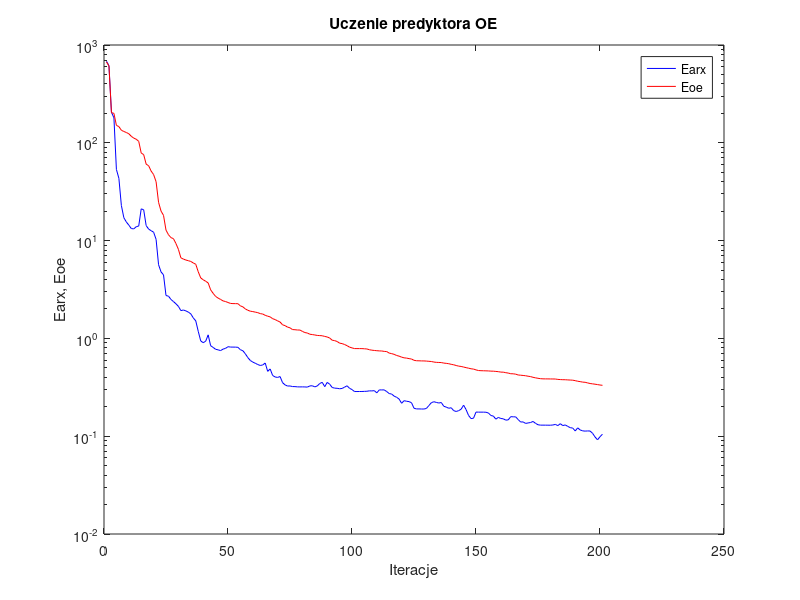
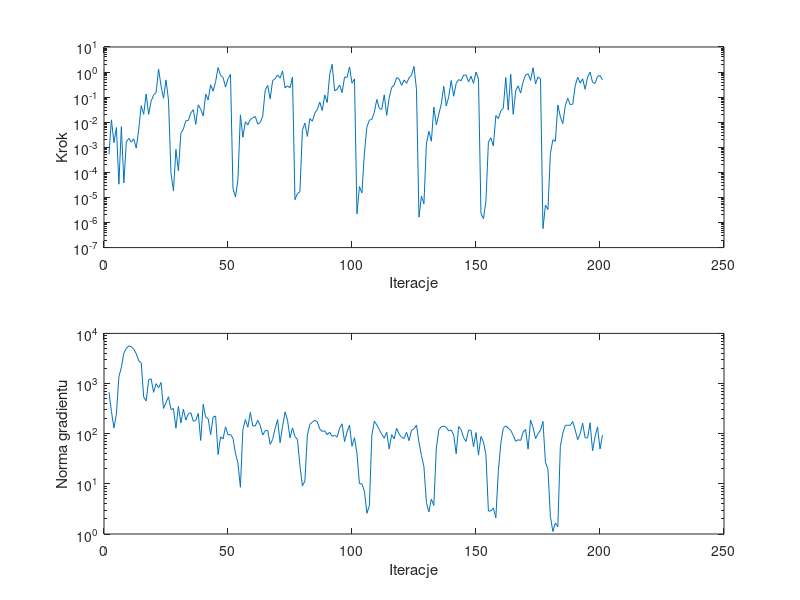

The MATLAB source for these figures, in order:
%uczenie predyktora oe
clear all;
n=0; farx(n+1)=6.825394e+002; foe(n+1)=6.721739e+002; wspucz(n+1)=0.000000e+000; ng(n+1)=0.000000e+000;
%odnowa zmiennej metryki
n=1; farx(n+1)=6.154323e+002; foe(n+1)=6.086709e+002; krok(n+1)=5.265079e-004; ng(n+1)=6.741736e+002;
n=2; farx(n+1)=2.056280e+002; foe(n+1)=2.031075e+002; krok(n+1)=1.238677e-002; ng(n+1)=2.768619e+002;
n=3; farx(n+1)=1.800603e+002; foe(n+1)=2.001166e+002; krok(n+1)=1.524981e-003; ng(n+1)=1.299993e+002;
n=4; farx(n+1)=5.343008e+001; foe(n+1)=1.507518e+002; krok(n+1)=6.130766e-003; ng(n+1)=2.482099e+002;
n=5; farx(n+1)=4.332933e+001; foe(n+1)=1.464901e+002; krok(n+1)=3.369455e-005; ng(n+1)=1.361393e+003;
n=6; farx(n+1)=2.288669e+001; foe(n+1)=1.343468e+002; krok(n+1)=6.681129e-003; ng(n+1)=2.112181e+003;
n=7; farx(n+1)=1.714702e+001; foe(n+1)=1.305748e+002; krok(n+1)=3.808337e-005; ng(n+1)=4.044922e+003;
n=8; farx(n+1)=1.551582e+001; foe(n+1)=1.274697e+002; krok(n+1)=1.636169e-003; ng(n+1)=5.023097e+003;
n=9; farx(n+1)=1.440293e+001; foe(n+1)=1.238122e+002; krok(n+1)=2.269576e-003; ng(n+1)=5.620356e+003;
n=10; farx(n+1)=1.328770e+001; foe(n+1)=1.165590e+002; krok(n+1)=1.617125e-003; ng(n+1)=5.424748e+003;
n=11; farx(n+1)=1.317434e+001; foe(n+1)=1.116510e+002; krok(n+1)=2.173143e-003; ng(n+1)=4.852934e+003;
n=12; farx(n+1)=1.387574e+001; foe(n+1)=1.087532e+002; krok(n+1)=9.261564e-004; ng(n+1)=3.950151e+003;
n=13; farx(n+1)=1.408428e+001; foe(n+1)=1.034882e+002; krok(n+1)=5.173682e-003; ng(n+1)=2.849121e+003;
n=14; farx(n+1)=2.111795e+001; foe(n+1)=7.872763e+001; krok(n+1)=4.524124e-002; ng(n+1)=2.591169e+003;
n=15; farx(n+1)=2.066133e+001; foe(n+1)=7.566192e+001; krok(n+1)=2.054980e-002; ng(n+1)=5.367614e+002;
n=16; farx(n+1)=1.423437e+001; foe(n+1)=6.048413e+001; krok(n+1)=1.331896e-001; ng(n+1)=4.504375e+002;
n=17; farx(n+1)=1.311357e+001; foe(n+1)=5.828043e+001; krok(n+1)=2.047906e-002; ng(n+1)=1.183652e+003;
n=18; farx(n+1)=1.262318e+001; foe(n+1)=5.140673e+001; krok(n+1)=6.826594e-002; ng(n+1)=1.242613e+003;
n=19; farx(n+1)=1.219365e+001; foe(n+1)=4.735109e+001; krok(n+1)=1.204927e-001; ng(n+1)=6.680588e+002;
n=20; farx(n+1)=1.030733e+001; foe(n+1)=4.003745e+001; krok(n+1)=1.506669e-001; ng(n+1)=9.948445e+002;
n=21; farx(n+1)=5.668534e+000; foe(n+1)=2.461097e+001; krok(n+1)=1.324162e+000; ng(n+1)=8.242419e+002;
n=22; farx(n+1)=4.785534e+000; foe(n+1)=2.003780e+001; krok(n+1)=2.798246e-001; ng(n+1)=1.051109e+003;
n=23; farx(n+1)=4.462095e+000; foe(n+1)=1.811310e+001; krok(n+1)=9.016018e-002; ng(n+1)=3.181843e+002;
n=24; farx(n+1)=2.743175e+000; foe(n+1)=1.278733e+001; krok(n+1)=4.863560e-001; ng(n+1)=4.197819e+002;
n=25; farx(n+1)=2.703891e+000; foe(n+1)=1.148571e+001; krok(n+1)=7.618367e-002; ng(n+1)=5.453473e+002;
%odnowa zmiennej metryki
n=26; farx(n+1)=2.502044e+000; foe(n+1)=1.072390e+001; krok(n+1)=9.339144e-005; ng(n+1)=3.039733e+002;
n=27; farx(n+1)=2.380901e+000; foe(n+1)=1.047308e+001; krok(n+1)=1.837798e-005; ng(n+1)=3.175059e+002;
n=28; farx(n+1)=2.260462e+000; foe(n+1)=9.340714e+000; krok(n+1)=8.220641e-004; ng(n+1)=1.290745e+002;
n=29; farx(n+1)=2.126722e+000; foe(n+1)=8.142594e+000; krok(n+1)=1.156138e-004; ng(n+1)=3.486452e+002;
n=30; farx(n+1)=1.923688e+000; foe(n+1)=6.666849e+000; krok(n+1)=3.595838e-003; ng(n+1)=1.638953e+002;
n=31; farx(n+1)=1.951266e+000; foe(n+1)=6.476432e+000; krok(n+1)=5.346341e-003; ng(n+1)=3.066732e+002;
n=32; farx(n+1)=1.912135e+000; foe(n+1)=6.328021e+000; krok(n+1)=1.142218e-002; ng(n+1)=1.863623e+002;
n=33; farx(n+1)=1.857781e+000; foe(n+1)=6.234014e+000; krok(n+1)=1.178924e-002; ng(n+1)=2.495654e+002;
n=34; farx(n+1)=1.781520e+000; foe(n+1)=6.119076e+000; krok(n+1)=2.339865e-002; ng(n+1)=2.626390e+002;
n=35; farx(n+1)=1.620711e+000; foe(n+1)=5.910898e+000; krok(n+1)=3.144138e-002; ng(n+1)=1.772754e+002;
n=36; farx(n+1)=1.511228e+000; foe(n+1)=5.727574e+000; krok(n+1)=8.202462e-003; ng(n+1)=1.831777e+002;
n=37; farx(n+1)=1.181494e+000; foe(n+1)=4.802004e+000; krok(n+1)=4.953895e-002; ng(n+1)=2.542628e+002;
n=38; farx(n+1)=9.421289e-001; foe(n+1)=4.152773e+000; krok(n+1)=3.262119e-002; ng(n+1)=7.334955e+001;
n=39; farx(n+1)=9.041655e-001; foe(n+1)=3.976801e+000; krok(n+1)=1.803262e-002; ng(n+1)=3.850805e+002;
n=40; farx(n+1)=9.357213e-001; foe(n+1)=3.840775e+000; krok(n+1)=1.310933e-001; ng(n+1)=2.146619e+002;
n=41; farx(n+1)=1.087319e+000; foe(n+1)=3.691508e+000; krok(n+1)=7.786028e-002; ng(n+1)=1.985453e+002;
n=42; farx(n+1)=8.415191e-001; foe(n+1)=3.139150e+000; krok(n+1)=3.083795e-001; ng(n+1)=9.546580e+001;
n=43; farx(n+1)=8.089537e-001; foe(n+1)=2.890120e+000; krok(n+1)=1.728230e-001; ng(n+1)=2.153976e+002;
n=44; farx(n+1)=7.739144e-001; foe(n+1)=2.689020e+000; krok(n+1)=4.164005e-001; ng(n+1)=2.243847e+002;
n=45; farx(n+1)=7.640864e-001; foe(n+1)=2.584379e+000; krok(n+1)=1.512163e+000; ng(n+1)=3.835579e+001;
n=46; farx(n+1)=7.504811e-001; foe(n+1)=2.503133e+000; krok(n+1)=7.310195e-001; ng(n+1)=8.657220e+001;
n=47; farx(n+1)=7.768203e-001; foe(n+1)=2.418210e+000; krok(n+1)=6.122388e-001; ng(n+1)=7.881889e+001;
n=48; farx(n+1)=7.909506e-001; foe(n+1)=2.382525e+000; krok(n+1)=2.522670e-001; ng(n+1)=1.372063e+002;
n=49; farx(n+1)=8.225550e-001; foe(n+1)=2.328864e+000; krok(n+1)=5.327583e-001; ng(n+1)=9.466026e+001;
n=50; farx(n+1)=8.153927e-001; foe(n+1)=2.279008e+000; krok(n+1)=8.067975e-001; ng(n+1)=9.647326e+001;
%odnowa zmiennej metryki
n=51; farx(n+1)=8.149131e-001; foe(n+1)=2.269201e+000; krok(n+1)=2.314368e-005; ng(n+1)=8.100953e+001;
n=52; farx(n+1)=8.143118e-001; foe(n+1)=2.267709e+000; krok(n+1)=1.033992e-005; ng(n+1)=4.071235e+001;
n=53; farx(n+1)=8.106744e-001; foe(n+1)=2.264219e+000; krok(n+1)=5.062882e-005; ng(n+1)=2.601460e+001;
n=54; farx(n+1)=7.659837e-001; foe(n+1)=2.149938e+000; krok(n+1)=1.953985e-002; ng(n+1)=8.546488e+000;
n=55; farx(n+1)=7.480419e-001; foe(n+1)=2.102914e+000; krok(n+1)=2.513970e-003; ng(n+1)=1.206063e+002;
n=56; farx(n+1)=6.952127e-001; foe(n+1)=2.000311e+000; krok(n+1)=1.037360e-002; ng(n+1)=1.913840e+002;
n=57; farx(n+1)=6.360894e-001; foe(n+1)=1.939763e+000; krok(n+1)=7.859971e-003; ng(n+1)=1.344139e+002;
n=58; farx(n+1)=5.947725e-001; foe(n+1)=1.897602e+000; krok(n+1)=1.280182e-002; ng(n+1)=2.657427e+002;
n=59; farx(n+1)=5.721798e-001; foe(n+1)=1.880467e+000; krok(n+1)=1.496365e-002; ng(n+1)=1.420336e+002;
n=60; farx(n+1)=5.570071e-001; foe(n+1)=1.856540e+000; krok(n+1)=1.693613e-002; ng(n+1)=1.433700e+002;
n=61; farx(n+1)=5.404736e-001; foe(n+1)=1.833766e+000; krok(n+1)=8.426649e-003; ng(n+1)=1.851135e+002;
n=62; farx(n+1)=5.288963e-001; foe(n+1)=1.792185e+000; krok(n+1)=9.677825e-003; ng(n+1)=1.451972e+002;
n=63; farx(n+1)=5.348416e-001; foe(n+1)=1.775462e+000; krok(n+1)=1.750226e-002; ng(n+1)=9.383546e+001;
n=64; farx(n+1)=5.602157e-001; foe(n+1)=1.722177e+000; krok(n+1)=1.886278e-001; ng(n+1)=1.143534e+002;
n=65; farx(n+1)=4.604610e-001; foe(n+1)=1.686735e+000; krok(n+1)=2.959384e-001; ng(n+1)=1.175024e+002;
n=66; farx(n+1)=4.870804e-001; foe(n+1)=1.659779e+000; krok(n+1)=8.512166e-002; ng(n+1)=6.149611e+001;
n=67; farx(n+1)=4.177562e-001; foe(n+1)=1.591075e+000; krok(n+1)=4.577617e-001; ng(n+1)=7.663200e+001;
n=68; farx(n+1)=4.033533e-001; foe(n+1)=1.557838e+000; krok(n+1)=5.431439e-001; ng(n+1)=1.266032e+002;
n=69; farx(n+1)=3.990906e-001; foe(n+1)=1.511126e+000; krok(n+1)=7.676757e-001; ng(n+1)=1.921307e+002;
n=70; farx(n+1)=4.072697e-001; foe(n+1)=1.470183e+000; krok(n+1)=5.804224e-001; ng(n+1)=6.611912e+001;
n=71; farx(n+1)=3.527368e-001; foe(n+1)=1.377619e+000; krok(n+1)=1.111368e+000; ng(n+1)=1.391398e+002;
n=72; farx(n+1)=3.348978e-001; foe(n+1)=1.350896e+000; krok(n+1)=2.340680e-001; ng(n+1)=2.714372e+002;
n=73; farx(n+1)=3.258261e-001; foe(n+1)=1.304846e+000; krok(n+1)=2.840119e-001; ng(n+1)=1.865044e+002;
n=74; farx(n+1)=3.264103e-001; foe(n+1)=1.283030e+000; krok(n+1)=2.357265e-001; ng(n+1)=8.244940e+001;
n=75; farx(n+1)=3.219002e-001; foe(n+1)=1.231133e+000; krok(n+1)=6.340524e-001; ng(n+1)=1.306716e+002;
%odnowa zmiennej metryki
n=76; farx(n+1)=3.213952e-001; foe(n+1)=1.226820e+000; krok(n+1)=8.129247e-006; ng(n+1)=8.721720e+001;
n=77; farx(n+1)=3.195701e-001; foe(n+1)=1.218539e+000; krok(n+1)=1.436371e-005; ng(n+1)=7.704700e+001;
n=78; farx(n+1)=3.191594e-001; foe(n+1)=1.217872e+000; krok(n+1)=1.707914e-005; ng(n+1)=2.325933e+001;
n=79; farx(n+1)=3.194962e-001; foe(n+1)=1.179566e+000; krok(n+1)=4.818429e-003; ng(n+1)=9.043665e+000;
n=80; farx(n+1)=3.189558e-001; foe(n+1)=1.147249e+000; krok(n+1)=9.267996e-003; ng(n+1)=1.144146e+001;
n=81; farx(n+1)=3.177228e-001; foe(n+1)=1.135162e+000; krok(n+1)=2.716773e-003; ng(n+1)=9.378431e+001;
n=82; farx(n+1)=3.267176e-001; foe(n+1)=1.103094e+000; krok(n+1)=1.394089e-002; ng(n+1)=1.540982e+002;
n=83; farx(n+1)=3.278481e-001; foe(n+1)=1.094938e+000; krok(n+1)=1.095618e-002; ng(n+1)=1.693151e+002;
n=84; farx(n+1)=3.193642e-001; foe(n+1)=1.084002e+000; krok(n+1)=2.307159e-002; ng(n+1)=1.855930e+002;
n=85; farx(n+1)=3.264767e-001; foe(n+1)=1.072301e+000; krok(n+1)=3.192743e-002; ng(n+1)=1.720522e+002;
n=86; farx(n+1)=3.460588e-001; foe(n+1)=1.068666e+000; krok(n+1)=6.418507e-002; ng(n+1)=1.242795e+002;
n=87; farx(n+1)=3.555668e-001; foe(n+1)=1.064390e+000; krok(n+1)=2.928765e-002; ng(n+1)=1.112693e+002;
n=88; farx(n+1)=3.209825e-001; foe(n+1)=1.047558e+000; krok(n+1)=1.228837e-001; ng(n+1)=1.143927e+002;
n=89; farx(n+1)=3.549393e-001; foe(n+1)=1.034279e+000; krok(n+1)=6.068470e-002; ng(n+1)=9.563830e+001;
n=90; farx(n+1)=3.402270e-001; foe(n+1)=1.009440e+000; krok(n+1)=7.957487e-001; ng(n+1)=1.071690e+002;
n=91; farx(n+1)=3.149744e-001; foe(n+1)=9.582282e-001; krok(n+1)=2.043356e+000; ng(n+1)=8.853609e+001;
n=92; farx(n+1)=3.100748e-001; foe(n+1)=9.490736e-001; krok(n+1)=1.775417e-001; ng(n+1)=9.313032e+001;
n=93; farx(n+1)=3.088552e-001; foe(n+1)=9.299487e-001; krok(n+1)=2.075249e-001; ng(n+1)=8.538636e+001;
n=94; farx(n+1)=3.055478e-001; foe(n+1)=8.941969e-001; krok(n+1)=3.038513e-001; ng(n+1)=1.287888e+002;
n=95; farx(n+1)=3.078055e-001; foe(n+1)=8.850241e-001; krok(n+1)=1.511586e-001; ng(n+1)=1.576633e+002;
n=96; farx(n+1)=3.173179e-001; foe(n+1)=8.661373e-001; krok(n+1)=6.293018e-001; ng(n+1)=6.958360e+001;
n=97; farx(n+1)=3.278631e-001; foe(n+1)=8.425727e-001; krok(n+1)=6.132431e-001; ng(n+1)=1.085748e+002;
n=98; farx(n+1)=3.089571e-001; foe(n+1)=8.144345e-001; krok(n+1)=1.585247e+000; ng(n+1)=1.486011e+002;
n=99; farx(n+1)=2.998406e-001; foe(n+1)=7.996789e-001; krok(n+1)=3.607244e-001; ng(n+1)=5.604546e+001;
n=100; farx(n+1)=2.862644e-001; foe(n+1)=7.871250e-001; krok(n+1)=5.343541e-001; ng(n+1)=8.329488e+001;
%odnowa zmiennej metryki
n=101; farx(n+1)=2.862604e-001; foe(n+1)=7.867449e-001; krok(n+1)=2.201936e-006; ng(n+1)=4.030395e+001;
n=102; farx(n+1)=2.864634e-001; foe(n+1)=7.864967e-001; krok(n+1)=2.723127e-005; ng(n+1)=1.005714e+001;
n=103; farx(n+1)=2.866299e-001; foe(n+1)=7.863781e-001; krok(n+1)=1.515663e-005; ng(n+1)=1.002554e+001;
n=104; farx(n+1)=2.873433e-001; foe(n+1)=7.831500e-001; krok(n+1)=5.958384e-004; ng(n+1)=7.126879e+000;
n=105; farx(n+1)=2.881250e-001; foe(n+1)=7.800217e-001; krok(n+1)=6.475792e-003; ng(n+1)=2.580228e+000;
n=106; farx(n+1)=2.908917e-001; foe(n+1)=7.658976e-001; krok(n+1)=1.204622e-002; ng(n+1)=3.661166e+000;
n=107; farx(n+1)=2.905004e-001; foe(n+1)=7.580004e-001; krok(n+1)=1.302239e-002; ng(n+1)=9.334961e+001;
n=108; farx(n+1)=2.921930e-001; foe(n+1)=7.529551e-001; krok(n+1)=2.476948e-002; ng(n+1)=1.769385e+002;
n=109; farx(n+1)=2.773806e-001; foe(n+1)=7.486552e-001; krok(n+1)=8.100548e-002; ng(n+1)=1.501693e+002;
n=110; farx(n+1)=2.975419e-001; foe(n+1)=7.451376e-001; krok(n+1)=3.535818e-002; ng(n+1)=1.212971e+002;
n=111; farx(n+1)=2.972658e-001; foe(n+1)=7.435750e-001; krok(n+1)=3.234070e-002; ng(n+1)=9.700416e+001;
n=112; farx(n+1)=2.975809e-001; foe(n+1)=7.364926e-001; krok(n+1)=1.232141e-001; ng(n+1)=8.139529e+001;
n=113; farx(n+1)=2.860163e-001; foe(n+1)=7.334165e-001; krok(n+1)=1.878731e-002; ng(n+1)=1.075849e+002;
n=114; farx(n+1)=2.729415e-001; foe(n+1)=7.075127e-001; krok(n+1)=9.538763e-002; ng(n+1)=4.953264e+001;
n=115; farx(n+1)=2.697098e-001; foe(n+1)=6.986141e-001; krok(n+1)=2.431438e-001; ng(n+1)=9.584564e+001;
n=116; farx(n+1)=2.566913e-001; foe(n+1)=6.869265e-001; krok(n+1)=3.044248e-001; ng(n+1)=7.840113e+001;
n=117; farx(n+1)=2.499547e-001; foe(n+1)=6.686608e-001; krok(n+1)=6.046342e-001; ng(n+1)=1.283583e+002;
n=118; farx(n+1)=2.396346e-001; foe(n+1)=6.585988e-001; krok(n+1)=5.243733e-001; ng(n+1)=9.752709e+001;
n=119; farx(n+1)=2.171586e-001; foe(n+1)=6.432769e-001; krok(n+1)=2.944474e-001; ng(n+1)=8.495399e+001;
n=120; farx(n+1)=2.307864e-001; foe(n+1)=6.329315e-001; krok(n+1)=4.811170e-001; ng(n+1)=8.067783e+001;
n=121; farx(n+1)=2.276903e-001; foe(n+1)=6.288865e-001; krok(n+1)=3.550835e-001; ng(n+1)=1.065864e+002;
n=122; farx(n+1)=2.257495e-001; foe(n+1)=6.213470e-001; krok(n+1)=5.888949e-001; ng(n+1)=7.258690e+001;
n=123; farx(n+1)=2.198877e-001; foe(n+1)=6.153094e-001; krok(n+1)=7.560816e-001; ng(n+1)=1.171972e+002;
n=124; farx(n+1)=1.930825e-001; foe(n+1)=5.972428e-001; krok(n+1)=1.675028e+000; ng(n+1)=1.254866e+002;
n=125; farx(n+1)=1.901648e-001; foe(n+1)=5.910419e-001; krok(n+1)=2.051030e-001; ng(n+1)=1.488112e+002;
%odnowa zmiennej metryki
n=126; farx(n+1)=1.901179e-001; foe(n+1)=5.901937e-001; krok(n+1)=1.640200e-006; ng(n+1)=6.751067e+001;
n=127; farx(n+1)=1.897495e-001; foe(n+1)=5.886413e-001; krok(n+1)=1.138437e-005; ng(n+1)=3.677979e+001;
n=128; farx(n+1)=1.895982e-001; foe(n+1)=5.884139e-001; krok(n+1)=5.581081e-006; ng(n+1)=2.200206e+001;
n=129; farx(n+1)=1.922044e-001; foe(n+1)=5.862932e-001; krok(n+1)=1.358387e-003; ng(n+1)=4.270250e+000;
n=130; farx(n+1)=2.057626e-001; foe(n+1)=5.831282e-001; krok(n+1)=4.312903e-003; ng(n+1)=2.746884e+000;
n=131; farx(n+1)=2.201798e-001; foe(n+1)=5.804379e-001; krok(n+1)=1.737584e-003; ng(n+1)=4.979979e+000;
n=132; farx(n+1)=2.251781e-001; foe(n+1)=5.732206e-001; krok(n+1)=4.017657e-002; ng(n+1)=3.699932e+000;
n=133; farx(n+1)=2.215739e-001; foe(n+1)=5.689954e-001; krok(n+1)=7.833534e-003; ng(n+1)=5.158368e+001;
n=134; farx(n+1)=2.184099e-001; foe(n+1)=5.674679e-001; krok(n+1)=2.085765e-002; ng(n+1)=1.196689e+002;
n=135; farx(n+1)=2.210937e-001; foe(n+1)=5.664070e-001; krok(n+1)=5.286105e-002; ng(n+1)=1.376435e+002;
n=136; farx(n+1)=2.024620e-001; foe(n+1)=5.593052e-001; krok(n+1)=2.693058e-001; ng(n+1)=1.412080e+002;
n=137; farx(n+1)=1.983880e-001; foe(n+1)=5.557774e-001; krok(n+1)=4.446078e-002; ng(n+1)=1.339681e+002;
n=138; farx(n+1)=1.931068e-001; foe(n+1)=5.512096e-001; krok(n+1)=1.020372e-001; ng(n+1)=1.136356e+002;
n=139; farx(n+1)=1.953474e-001; foe(n+1)=5.431921e-001; krok(n+1)=4.602631e-001; ng(n+1)=1.189836e+002;
n=140; farx(n+1)=1.825629e-001; foe(n+1)=5.373532e-001; krok(n+1)=1.088038e-001; ng(n+1)=9.413752e+001;
n=141; farx(n+1)=1.789898e-001; foe(n+1)=5.283447e-001; krok(n+1)=3.505976e-001; ng(n+1)=3.967256e+001;
n=142; farx(n+1)=1.824576e-001; foe(n+1)=5.205885e-001; krok(n+1)=5.039997e-001; ng(n+1)=1.385136e+002;
n=143; farx(n+1)=1.888281e-001; foe(n+1)=5.167817e-001; krok(n+1)=4.500546e-001; ng(n+1)=1.204323e+002;
n=144; farx(n+1)=2.076987e-001; foe(n+1)=5.094125e-001; krok(n+1)=7.610808e-001; ng(n+1)=8.309137e+001;
n=145; farx(n+1)=1.871384e-001; foe(n+1)=5.024986e-001; krok(n+1)=7.612154e-001; ng(n+1)=7.015370e+001;
n=146; farx(n+1)=1.629096e-001; foe(n+1)=4.959706e-001; krok(n+1)=4.027995e-001; ng(n+1)=1.176776e+002;
n=147; farx(n+1)=1.514259e-001; foe(n+1)=4.891803e-001; krok(n+1)=6.780158e-001; ng(n+1)=1.168284e+002;
n=148; farx(n+1)=1.527335e-001; foe(n+1)=4.855291e-001; krok(n+1)=3.550835e-001; ng(n+1)=5.501703e+001;
n=149; farx(n+1)=1.764097e-001; foe(n+1)=4.764578e-001; krok(n+1)=1.006076e+000; ng(n+1)=1.053816e+002;
n=150; farx(n+1)=1.762068e-001; foe(n+1)=4.695124e-001; krok(n+1)=5.235795e-001; ng(n+1)=3.756867e+001;
%odnowa zmiennej metryki
n=151; farx(n+1)=1.762100e-001; foe(n+1)=4.675929e-001; krok(n+1)=2.330537e-006; ng(n+1)=8.798999e+001;
n=152; farx(n+1)=1.761731e-001; foe(n+1)=4.667932e-001; krok(n+1)=1.411350e-006; ng(n+1)=6.894181e+001;
n=153; farx(n+1)=1.758427e-001; foe(n+1)=4.659053e-001; krok(n+1)=7.381362e-006; ng(n+1)=3.806467e+001;
n=154; farx(n+1)=1.727266e-001; foe(n+1)=4.649533e-001; krok(n+1)=1.595033e-003; ng(n+1)=2.869202e+000;
n=155; farx(n+1)=1.628054e-001; foe(n+1)=4.627892e-001; krok(n+1)=2.375719e-003; ng(n+1)=2.884515e+000;
n=156; farx(n+1)=1.606025e-001; foe(n+1)=4.622222e-001; krok(n+1)=1.127391e-003; ng(n+1)=3.306343e+000;
n=157; farx(n+1)=1.493863e-001; foe(n+1)=4.595500e-001; krok(n+1)=1.846372e-002; ng(n+1)=2.096583e+000;
n=158; farx(n+1)=1.556454e-001; foe(n+1)=4.570288e-001; krok(n+1)=1.390067e-002; ng(n+1)=1.782357e+001;
n=159; farx(n+1)=1.517532e-001; foe(n+1)=4.522502e-001; krok(n+1)=2.840322e-002; ng(n+1)=6.361627e+001;
n=160; farx(n+1)=1.506080e-001; foe(n+1)=4.517104e-001; krok(n+1)=3.637216e-002; ng(n+1)=1.283890e+002;
n=161; farx(n+1)=1.459989e-001; foe(n+1)=4.461820e-001; krok(n+1)=6.077026e-001; ng(n+1)=1.435107e+002;
n=162; farx(n+1)=1.469283e-001; foe(n+1)=4.421526e-001; krok(n+1)=3.039298e-002; ng(n+1)=1.288267e+002;
n=163; farx(n+1)=1.584199e-001; foe(n+1)=4.352158e-001; krok(n+1)=8.131859e-001; ng(n+1)=1.166654e+002;
n=164; farx(n+1)=1.578198e-001; foe(n+1)=4.347257e-001; krok(n+1)=2.055621e-002; ng(n+1)=9.292987e+001;
n=165; farx(n+1)=1.576804e-001; foe(n+1)=4.308111e-001; krok(n+1)=1.775417e-001; ng(n+1)=7.066225e+001;
n=166; farx(n+1)=1.480014e-001; foe(n+1)=4.226166e-001; krok(n+1)=2.828655e-001; ng(n+1)=7.578859e+001;
n=167; farx(n+1)=1.397309e-001; foe(n+1)=4.204147e-001; krok(n+1)=1.447238e-001; ng(n+1)=7.352268e+001;
n=168; farx(n+1)=1.399957e-001; foe(n+1)=4.178826e-001; krok(n+1)=4.126070e-001; ng(n+1)=1.076667e+002;
n=169; farx(n+1)=1.351570e-001; foe(n+1)=4.151662e-001; krok(n+1)=7.638857e-001; ng(n+1)=1.216562e+002;
n=170; farx(n+1)=1.366039e-001; foe(n+1)=4.105134e-001; krok(n+1)=8.536620e-001; ng(n+1)=4.915885e+001;
n=171; farx(n+1)=1.380104e-001; foe(n+1)=4.068750e-001; krok(n+1)=4.641165e-001; ng(n+1)=1.869407e+002;
n=172; farx(n+1)=1.415347e-001; foe(n+1)=4.000468e-001; krok(n+1)=1.484568e+000; ng(n+1)=1.340166e+002;
n=173; farx(n+1)=1.353204e-001; foe(n+1)=3.952104e-001; krok(n+1)=3.372291e-001; ng(n+1)=7.996432e+001;
n=174; farx(n+1)=1.309335e-001; foe(n+1)=3.909196e-001; krok(n+1)=6.314556e-001; ng(n+1)=9.996247e+001;
n=175; farx(n+1)=1.297725e-001; foe(n+1)=3.874687e-001; krok(n+1)=5.450576e-001; ng(n+1)=1.169678e+002;
%odnowa zmiennej metryki
n=176; farx(n+1)=1.297751e-001; foe(n+1)=3.858339e-001; krok(n+1)=5.705619e-007; ng(n+1)=1.763592e+002;
n=177; farx(n+1)=1.297118e-001; foe(n+1)=3.855248e-001; krok(n+1)=4.942298e-006; ng(n+1)=2.696775e+001;
n=178; farx(n+1)=1.296210e-001; foe(n+1)=3.854033e-001; krok(n+1)=3.289507e-006; ng(n+1)=1.960553e+001;
n=179; farx(n+1)=1.295285e-001; foe(n+1)=3.849688e-001; krok(n+1)=5.758264e-004; ng(n+1)=2.208815e+000;
n=180; farx(n+1)=1.302160e-001; foe(n+1)=3.847531e-001; krok(n+1)=1.995464e-003; ng(n+1)=1.118948e+000;
n=181; farx(n+1)=1.319831e-001; foe(n+1)=3.843654e-001; krok(n+1)=1.721185e-003; ng(n+1)=1.660969e+000;
n=182; farx(n+1)=1.283616e-001; foe(n+1)=3.808971e-001; krok(n+1)=4.879939e-002; ng(n+1)=1.392848e+000;
n=183; farx(n+1)=1.342041e-001; foe(n+1)=3.794121e-001; krok(n+1)=1.673711e-002; ng(n+1)=5.524273e+001;
n=184; farx(n+1)=1.284026e-001; foe(n+1)=3.782610e-001; krok(n+1)=8.751130e-003; ng(n+1)=1.022546e+002;
n=185; farx(n+1)=1.304228e-001; foe(n+1)=3.779084e-001; krok(n+1)=4.545636e-002; ng(n+1)=1.460419e+002;
n=186; farx(n+1)=1.260060e-001; foe(n+1)=3.763449e-001; krok(n+1)=8.973318e-002; ng(n+1)=1.478559e+002;
n=187; farx(n+1)=1.222603e-001; foe(n+1)=3.751927e-001; krok(n+1)=5.018717e-002; ng(n+1)=1.467550e+002;
n=188; farx(n+1)=1.211327e-001; foe(n+1)=3.738758e-001; krok(n+1)=5.220046e-002; ng(n+1)=1.750668e+002;
n=189; farx(n+1)=1.131076e-001; foe(n+1)=3.699911e-001; krok(n+1)=2.857025e-001; ng(n+1)=1.178736e+002;
n=190; farx(n+1)=1.216853e-001; foe(n+1)=3.646929e-001; krok(n+1)=6.229004e-001; ng(n+1)=7.597938e+001;
n=191; farx(n+1)=1.158912e-001; foe(n+1)=3.615550e-001; krok(n+1)=3.619199e-001; ng(n+1)=9.995036e+001;
n=192; farx(n+1)=1.134627e-001; foe(n+1)=3.573298e-001; krok(n+1)=5.393056e-001; ng(n+1)=1.620373e+002;
n=193; farx(n+1)=1.127164e-001; foe(n+1)=3.558206e-001; krok(n+1)=2.055256e-001; ng(n+1)=8.283195e+001;
n=194; farx(n+1)=1.132131e-001; foe(n+1)=3.507447e-001; krok(n+1)=6.268073e-001; ng(n+1)=8.276106e+001;
n=195; farx(n+1)=1.129725e-001; foe(n+1)=3.457846e-001; krok(n+1)=1.006076e+000; ng(n+1)=1.647957e+002;
n=196; farx(n+1)=1.070862e-001; foe(n+1)=3.430366e-001; krok(n+1)=3.838379e-001; ng(n+1)=4.565296e+001;
n=197; farx(n+1)=9.824430e-002; foe(n+1)=3.402255e-001; krok(n+1)=3.550835e-001; ng(n+1)=8.737623e+001;
n=198; farx(n+1)=9.175567e-002; foe(n+1)=3.370994e-001; krok(n+1)=6.710813e-001; ng(n+1)=1.368410e+002;
n=199; farx(n+1)=9.881368e-002; foe(n+1)=3.337504e-001; krok(n+1)=7.238398e-001; ng(n+1)=4.935933e+001;
n=200; farx(n+1)=1.048182e-001; foe(n+1)=3.313212e-001; krok(n+1)=4.929770e-001; ng(n+1)=9.351756e+001;

figure; semilogy(farx,'b'); hold on; semilogy(foe,'r'); xlabel('Iteracje'); ylabel('Earx, Eoe'); legend('Earx','Eoe'); title('Uczenie predyktora OE');
figure; subplot(2,1,1); semilogy(krok); xlabel('Iteracje'); ylabel('Krok');
subplot(2,1,2); semilogy(ng); xlabel('Iteracje'); ylabel('Norma gradientu');
Earx=farx(n+1)
Eoe=foe(n+1)
